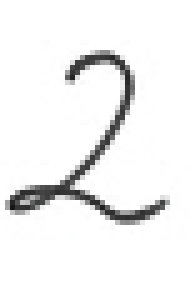
#> input picture 자신의손글씨인식/sample2/2.jpg, 38 x 58 px (shown 5 times larger); its folder holds 4 pictures in this run
$ jupyter execute --allow-errors '자신의 손글씨 인식.ipynb'
#> lines starting #> are read from the running program, lines starting #| are printed output that depends on the picture; after the words box and inside, x2 and y2 are one past the last pixel; in counts of white or black regions, pixels touching at a corner belong together
[cell 1]
import tensorflow as tf
import numpy as np
import matplotlib.pyplot as plt

[cell 2]
#데이터 로드 및 train / test set 나누기.

mnist = tf.keras.datasets.mnist
#> (the rest of this cell did not finish here and is left out)

[cell 3]
# train set 이미지 확인과 label 확인 ( 예시로 보기 위해 25개만 설정)
plt.figure(figsize=(10,10))
#> (the rest of this cell did not finish here and is left out)

Dense 레이어는 입력과 출력을 모두 연결해주며,
입력과 출력을 각각 연결해주는 가중치를 포함하고 있다. 즉, 입력이 4개, 출력이 8개라면 가중치는 총 32개가 존재한다.
그리고 이 Dense 레이어는 가장 머신러닝에
기본적인 층으로 영상이나 서로 연속적으로 상관관계가 있는 데이터가 아니라면 이 층을 통해 학습 시킬 수 있는 데이터가 많다.

activaiton 에서는 무엇을 사용할 지 고민을 많이 할 수 있는데, 'relu' 는 은닉층으로 역전파를 통해 좋은 성능이 나오기 때문에 마지막
층이 아니고서야 거의 relu 를 이용한다.

마지막 층에서는 'sigmond' 와 'softmax' 를 사용함으로서 sigmond 는 'yes or no' 와 같은 이진 분류, softmax 는 확률 값을
내뱉어내 다양한 것을 분류하기 위함이다.

즉, 당도, 나트륨, 구성 요소 등을 보고 콜라, 사이다, 환타를 구별해내려면 'softmax',
공기 구성 요소를 보고 '미세먼지 경보냐? 아니냐?'는 sigmond 를 이용하게 된다.

#> (a cell that did not finish here is left out)

#> (a cell that did not finish here is left out)

[cell 6]
#sparse_categorical_crossentropy << label이 정수로 인코딩 되었을 때 사용합니다.
#categorical_crossentropy << label이 one_hot 인코딩 되었을 때 사용합니다.

#> (a cell that did not finish here is left out)

[cell 8]
# 내 손글씨 로드
# pip install opencv-python
import glob
from PIL import Image
import numpy as np
import cv2
sample = []

groups_folder_path = 'sample2'

image_dir = groups_folder_path + '/'
files = glob.glob(image_dir + '/*.jpg')


for i in files:

    img = Image.open(i).convert('L')
    img = img.resize((28,28))
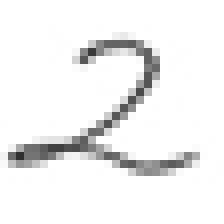
#> img: PIL image 28x28 L (shown 8 times larger); min 47, max 255, mean 240.2
    train = np.asarray(img)
    a, train = cv2.threshold(train,100,255,cv2.THRESH_BINARY)
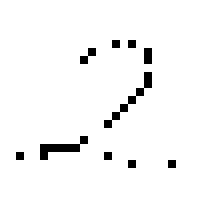
#> train: shape (28, 28) (shown 8 times larger); 96.9% white; black in thin lines or dots, all inside (x1, y1, x2, y2) = (2, 5, 22, 21)
    sample.append(train)
#> pass 2 of the loop `for i in files:`:
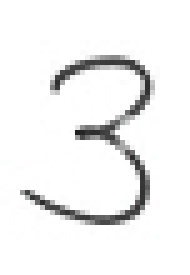
#> input picture 자신의손글씨인식/sample2/3.jpg, 38 x 55 px (shown 5 times larger)
#> `img = img.resize((28,28))`:
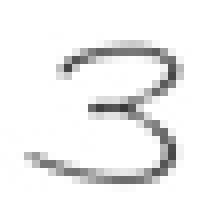
#> img: PIL image 28x28 L (shown 8 times larger); min 58, max 255, mean 240.8
#> `a, train = cv2.threshold(train,100,255,cv2.THRESH_BINARY)`:
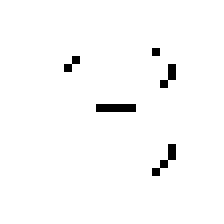
#> train: shape (28, 28) (shown 8 times larger); 98.1% white; black in thin lines or dots, all inside (x1, y1, x2, y2) = (8, 6, 22, 22)
#> pass 3 of the loop `for i in files:`:
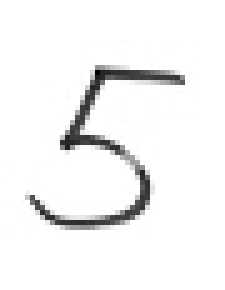
#> input picture 자신의손글씨인식/sample2/5.jpg, 45 x 58 px (shown 5 times larger)
#> `img = img.resize((28,28))`:
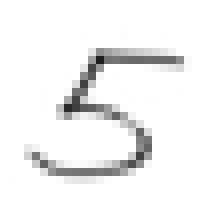
#> img: PIL image 28x28 L (shown 8 times larger); min 29, max 255, mean 242.8
#> `a, train = cv2.threshold(train,100,255,cv2.THRESH_BINARY)`:
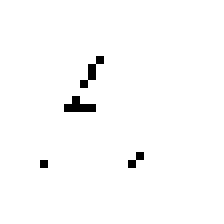
#> train: shape (28, 28) (shown 8 times larger); 98.5% white; black in thin lines or dots, all inside (x1, y1, x2, y2) = (5, 7, 18, 21)
#> the loop made 4 passes; the first 3 are shown
